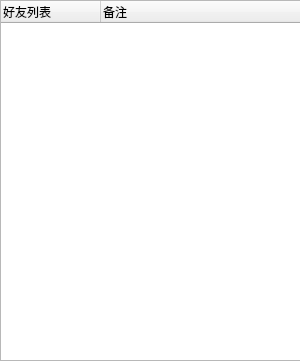
<?xml version="1.0" encoding="UTF-8"?>
<ui version="4.0">
 <class>myFriendDlg</class>
 <widget class="QDialog" name="myFriendDlg">
  <property name="geometry">
   <rect>
    <x>0</x>
    <y>0</y>
    <width>300</width>
    <height>361</height>
   </rect>
  </property>
  <property name="windowTitle">
   <string>Dialog</string>
  </property>
  <widget class="QTreeWidget" name="myfriendTree">
   <property name="geometry">
    <rect>
     <x>0</x>
     <y>0</y>
     <width>331</width>
     <height>361</height>
    </rect>
   </property>
   <property name="styleSheet">
    <string notr="true">

</string>
   </property>
   <column>
    <property name="text">
     <string notr="true">好友列表</string>
    </property>
   </column>
   <column>
    <property name="text">
     <string>备注</string>
    </property>
   </column>
  </widget>
 </widget>
 <resources/>
 <connections/>
</ui>
